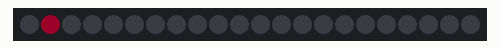
Simulated run of this sketch. Board: Arduino Uno, built with avr-gcc and run on an emulated ATmega328P. Shown: 22 RGB LEDs in strip order, left to right. Dim RGB values are drawn brighter than linear; random numbers use the default seed unless the sketch sets one.

Above: at 0.14 s.
At 4.96 s:
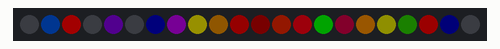
At 9.94 s:
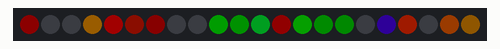
At 18.96 s:
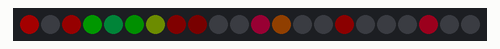
At 27.98 s:
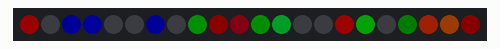
At 37.0 s:
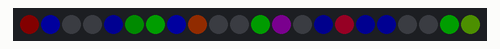

The sketch:

skittles.ino
```cpp
// FastLED animation that randomly flashes colors of different hues and fades out over time

#include <FastLED.h> //FastLED library can be installed through Arduino

#define LED_PIN     6
#define CHIPSET     WS2811
#define NUM_LEDS    22
#define FRAMES_PER_SECOND 20

CRGB leds[NUM_LEDS];
CRGB brightnessSubtractor;
float starSpeed[NUM_LEDS];
int fadeSpeed = 5;
int decayRate = 25;
int starRate = 7; // stars per second

void setup() {
  FastLED.addLeds<CHIPSET, LED_PIN>(leds, NUM_LEDS).setCorrection( TypicalLEDStrip );
  brightnessSubtractor = CHSV(0, 0, fadeSpeed);
}

void loop() {
  if (millis() % (1000 / starRate) == 0) {
    leds[random(NUM_LEDS)] = CHSV(random(255), 255, 100); // create white stars
  }

  if (millis() % (1000 / decayRate) == 0) {
    for (int i = 0; i < NUM_LEDS; i++) {
      leds[i] -= brightnessSubtractor;
    }
    FastLED.show();
  }
}
```
